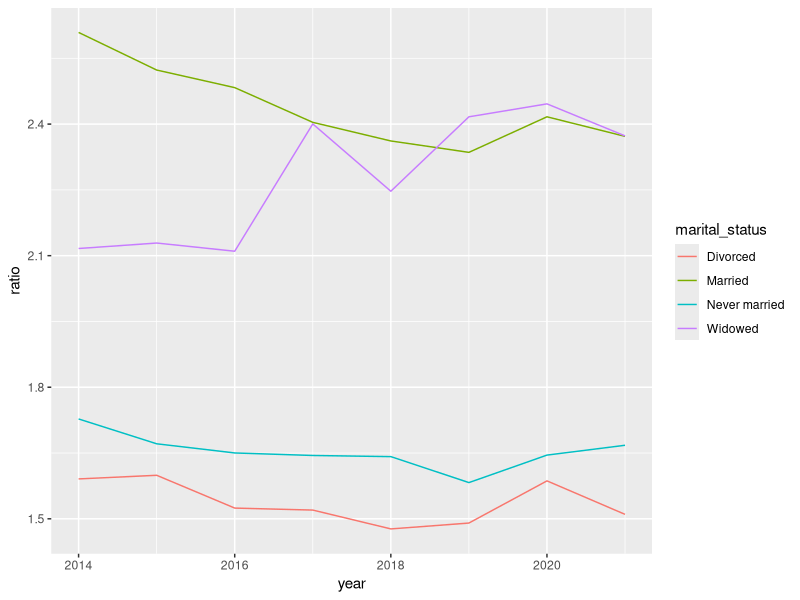

Source code (R):
## ---- chunk 1
library(dplyr)
library(readxl)
library(tidyr)
library(ggplot2)
## ---- chunk 2
employed_rate_by_marital_status <- read_excel("docs/SummerMoon - TUIK - Issizlik Dataset.xlsx", sheet = "Employed_rate_by_marital_status")

female<-employed_rate_by_marital_status%>%filter(gender=="Female")
male<-employed_rate_by_marital_status%>%filter(gender=="Male")

## ---- chunk 3
diff<-female%>%mutate(ratio=male$employed_rate/female$employed_rate)%>%select(-gender)
ggplot(diff, aes(x = year, y = ratio, color = marital_status)) + geom_line()

    
